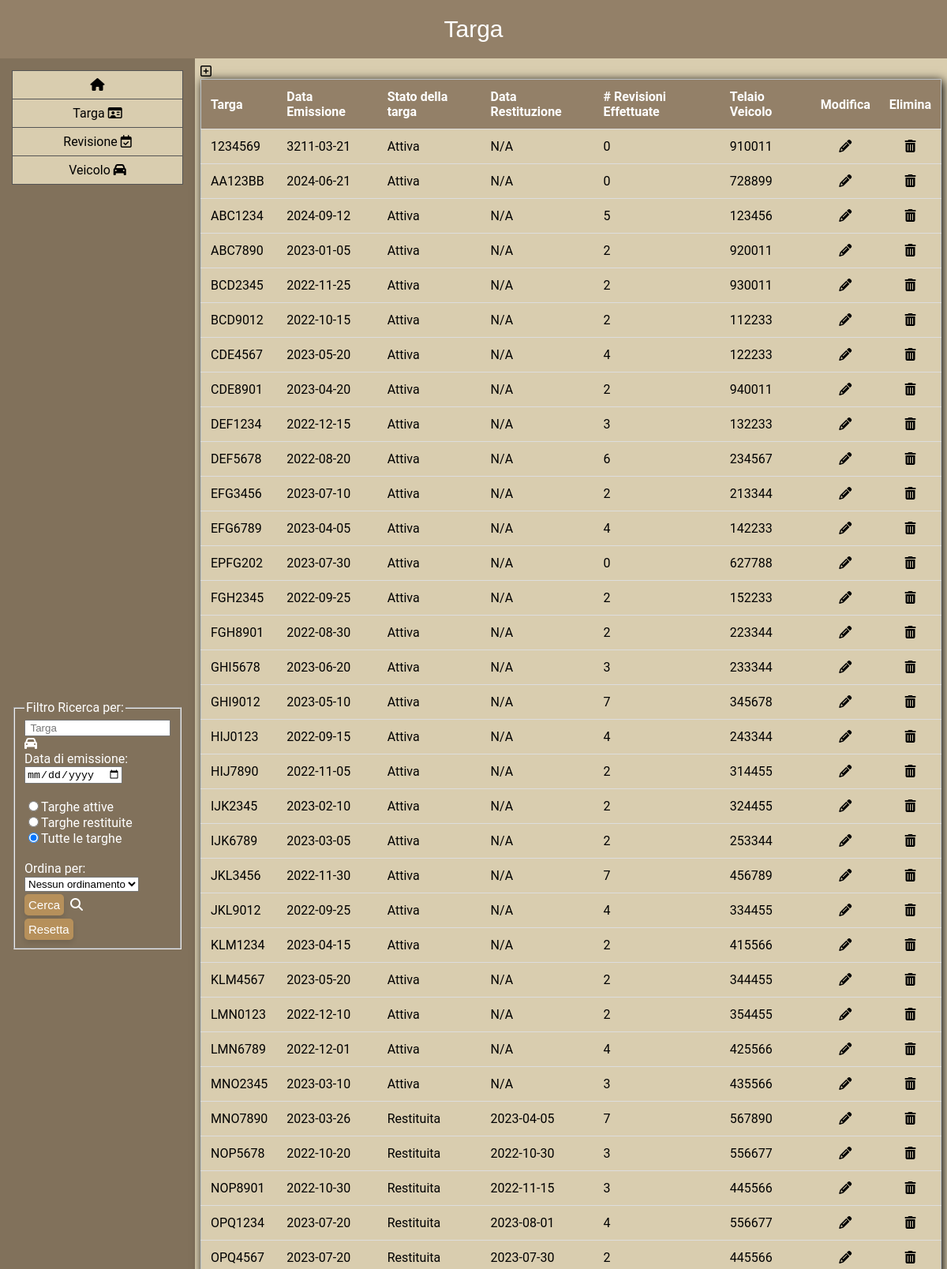
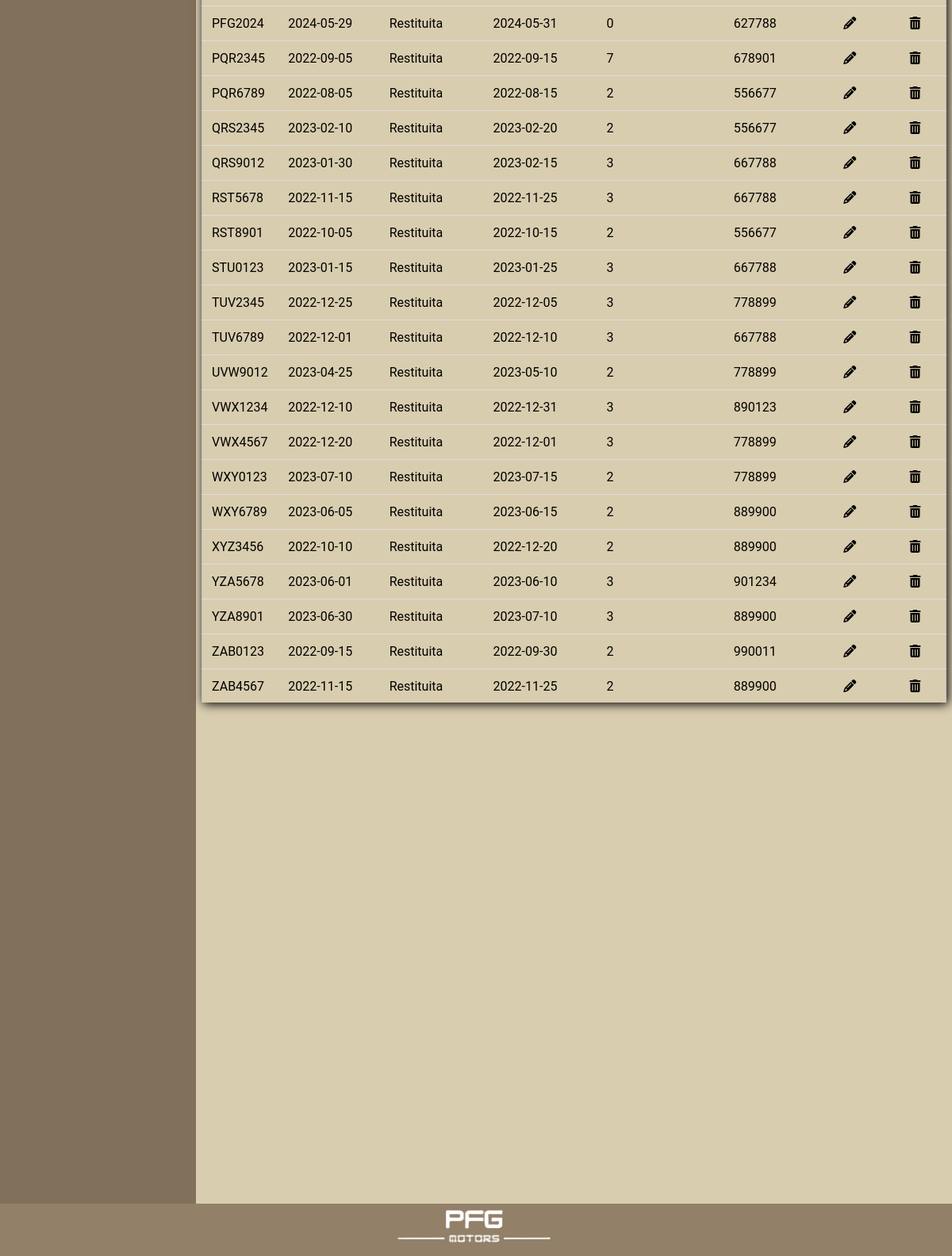
Page /targa/ on the committed database (2 pictures, top to bottom).
### main/views.py (the view)
# urls.py: path('targa/', views.targa, name='targa'),
def targa(request):
    if request.method == "POST":
        numTarga = request.POST.get("numerotarga", "")
        dataEM = request.POST.get("dataemtarga", "")
        radiocheck = request.POST.get("radiofiltrotarga", "")
        valoreordinamento = request.POST.get("scelta", "")
        errore = request.POST.get("error", "")
    else:
        numTarga = ""
        dataEM = ""
        radiocheck = ""
        valoreordinamento = ""
        errore = ""
    result = get_targa(numTarga, dataEM, radiocheck, valoreordinamento)
    return render(request, 'targa.html', {'result': result, 'error': errore})

### main/templates/Targa.html (shortened to what this page needs)
<!DOCTYPE html>
<html lang="it" dir="ltr">
<head>
    <link rel="stylesheet" href="../static/css/main_page.css">
    <link rel="stylesheet" href="https://cdnjs.cloudflare.com/ajax/libs/font-awesome/4.7.0/css/font-awesome.min.css">
</head>
<body>
    {% with numTarga="" dataEM="" radiocheck="" valoreordinamento="" count_revisioni=0 %}
    <header id="header">
        Targa
     </header>
    <div class="container-fluid" >
        <div class="row" >
            <div class="ricercasx col-sm-3 p-2">
                <div class="nav" style="flex: 1;">
                    {% include 'nav.html' %}
                </div>
                <div class="filtro">
                    <form name="form_ricerca" method="post">
                        <fieldset>
                            <legend>Filtro Ricerca per:</legend>
                            <input type="search" name="numerotarga" placeholder=" Targa" pattern="[A-Za-z0-9]+" title="Inserisci solo lettere e numeri" maxlength="7">
                            <i class="fa fa-automobile"></i><br>
                            Data di emissione:<br>
                            <input type="date" name="dataemtarga"><br><br>
                            <input type="radio" name="radiofiltrotarga" value="targheatt">Targhe attive<br>
                            <input type="radio" name="radiofiltrotarga" value="targherest">Targhe restituite <br>
                            <input type="radio" name="radiofiltrotarga" value="targhetutte" checked>Tutte le targhe <br><br>
                            <label for="scelta">Ordina per:</label>
                            <select id="ordinamento" name="scelta">
                                <option value="ordinamentoNullo" selected>Nessun ordinamento</option>
                            </select>
                            <br>
                            <input type="submit" name="bottonericerca" id="bottonericerca" value="Cerca">&nbsp&nbsp;<i class="fa fa-search"></i><br>
                            <input type="reset" name="bottonericerca" value="Resetta">
                        </fieldset>
                    </form>
                </div>
            </div>
            <div class="risultato col-sm-9 p-2" >
                <a href="/aggiungi"><i id="icona_aggiungi" class="fa fa-plus-square-o"></i></a>
                <div class="table-container">
                <table class="table">
                    <tr class="header">
                        <th>Targa</th>
                        <th>Data Emissione</th>
                        <th>Stato della targa</th>
                        <th>Data Restituzione</th>
                        <th># Revisioni Effettuate</th>
                        <th>Telaio Veicolo</th>
                        <th>Modifica</th>
                        <th>Elimina</th>
                    </tr>
                    {% for riga in result %}
                        <tr>
                            <td>{{ riga.0 }}</td>
                            <td>{{ riga.1 }}</td>
                            <td>{{ riga.5 }}</td>
                            <td>{{ riga.6 }}</td>
                            <td>{{ riga.2 }}</td>
                            {% if riga.5 == "Attiva" %}
                                <td>{{ riga.4 }}</td>
                            {% else %}
                                <td>{{ riga.3 }}</td>
                            {% endif %}
                            <td id="icona_modifica">
                                <a href="/modifica/?numTarga={{ riga.0 }}&dataEM={{ riga.1 }}&stato={{ riga.3 }}&telaioAtt={{ riga.4 }}&telaioRes={{ riga.5 }}&dataRes={{ riga.6 }}">
                                    <i class="fa fa-pencil"></i>
                                </a>
                            </td>
                            <td id="icona_elimina">
                                <a onclick="Mostra('{{ riga.0 }}')">
                                    <i class="fa fa-trash"></i>
                                </a>
                            </td>
                        </tr>
                    {% endfor %}
                    </div>
            </div>
        </div>
    </div>
    {% include 'Footer.html' %}
    {% endwith %}
</body>
</html>

### main/templates/Nav.html
  <nav class="navbar nav navbar-expand-lg">
      <div class="collapse navbar-collapse" id="navbarNav">
        <ul class="navbar-nav flex-column">
          <li class="nav-item">
            <a class="nav-link" href="/"><i class="fa fa-home"></i></a>
          </li>
          <li class="nav-item">
            <a class="nav-link" href="/targa">Targa <i class="fa fa-drivers-license-o"></i></a>
          </li>
          <li class="nav-item">
            <a class="nav-link" href="/revisione">Revisione <i class="fa fa-calendar-check-o"></i></a>
          </li>
          <li class="nav-item">
            <a class="nav-link" href="/veicolo">Veicolo <i class="fa fa-car"></i></a>
          </li>
        </ul>
      </div>
  </nav>

### main/templates/Footer.html
<html>
    <body>
        <footer id="footer">
            <div  id="footerImage" >
                <img src="../static/images/LogoWhiteAlt.png" alt="LogoFooter non caricato">
            </div>
        </footer>
    </body>
</html>

### main/static/css/main_page.css (style rules this page uses)
* { box-sizing: border-box; }
html, body { overflow: hidden; }
ul { list-style-type: none; margin: 0; padding: 0; width: 100%; max-width: 300px; background-color: #D9CDAF; border: 1px solid #555; }
li a { display: block; color: #000; padding: 8px 16px; text-decoration: none; }
li { text-align: center; border-bottom: 1px solid #555; }
li:last-child { border-bottom: none; }
.nav { flex: 1 1 23vh; height: 25vh; }
.row { display: flex; flex:1; margin:0; padding:0; }
.container-fluid { display: flex; flex-direction: column; height:100vh; padding:0; margin:0; }
input[type=submit] { background-color: #b6905b; color: rgb(255, 255, 255); margin-top: 3px; padding: 5px 5px; font-size: 15px; border: none; border-radius: 5px; cursor: pointer; box-shadow: 0 4px 6px rgba(0, 0, 0, 0.1); transition: background-color 0.3s ease; }
input[type=reset] { background-color: #b6905b; margin-top: 4px; color: rgb(255, 255, 255); padding: 5px 5px; font-size: 15px; border: none; border-radius: 5px; cursor: pointer; box-shadow: 0 4px 6px rgba(0, 0, 0, 0.1); transition: background-color 0.3s ease; }
.filtro { flex: 1 1 30vh; color: white; height: 40vh; margin: auto; }
body { font-family: 'Roboto', sans-serif; margin: 0; padding: 0; background-color: #938068; min-height: 100vh; display: flex; flex-direction: column; }
header { font-family: 'Trebuchet MS', sans-serif; background-color: #938068; padding: 20px; text-align: center; font-size: 30px; color: white; }
footer { background-color: #938068; padding: 5px; padding-bottom: 10px; position: fixed; bottom: 0; width: 100%; text-align: center; color: white; }
#footerImage { margin-left: auto; margin-right: auto; max-width: 200px; height: auto; object-fit: cover; position: relative; }
a { text-decoration: none; color: black; }
.ricercasx { background-color: #81715b; padding: 15px; flex: 1 1 25vw; }
#icona_aggiungi { text-align: center; }
#icona_modifica { text-align: center; position: relative; }
#icona_elimina { text-align: center; position: relative; }
.risultato { width: 100%; background-color: #D9CDAF; height: 100%; padding: 7px; }
.table-container { flex: 1; overflow-y: auto; max-height: 75vh; overflow-x: hidden; box-shadow: 2px 2px 12px; }
img { width: 100%; height: auto; }
table { border-collapse: collapse; width: 100%; border: 1px solid #bdc3c7; box-shadow: 2px 2px 12px; }
tr { transition: all .2s ease-in; }
th, td { padding: 12px; text-align: left; border-bottom: 1px solid #dddddd; }
.header { background-color: #938068; color: #fff; }

### rows in the picture
TARGA_RESTITUITA: targa "MNO7890", riga "2023-03-26", riga "Restituita", dataRes "2023-04-05", riga "7", veicolo "567890"
TARGA_RESTITUITA: targa "NOP5678", riga "2022-10-20", riga "Restituita", dataRes "2022-10-30", riga "3", veicolo "556677"
TARGA_RESTITUITA: targa "NOP8901", riga "2022-10-30", riga "Restituita", dataRes "2022-11-15", riga "3", veicolo "445566"
TARGA_RESTITUITA: targa "OPQ1234", riga "2023-07-20", riga "Restituita", dataRes "2023-08-01", riga "4", veicolo "556677"
TARGA_RESTITUITA: targa "OPQ4567", riga "2023-07-20", riga "Restituita", dataRes "2023-07-30", riga "2", veicolo "445566"
TARGA_RESTITUITA: targa "PFG2024", riga "2024-05-29", riga "Restituita", dataRes "2024-05-31", riga "0", veicolo "627788"
TARGA_RESTITUITA: targa "PQR2345", riga "2022-09-05", riga "Restituita", dataRes "2022-09-15", riga "7", veicolo "678901"
TARGA_RESTITUITA: targa "PQR6789", riga "2022-08-05", riga "Restituita", dataRes "2022-08-15", riga "2", veicolo "556677"
TARGA_RESTITUITA: targa "QRS2345", riga "2023-02-10", riga "Restituita", dataRes "2023-02-20", riga "2", veicolo "556677"
TARGA_RESTITUITA: targa "QRS9012", riga "2023-01-30", riga "Restituita", dataRes "2023-02-15", riga "3", veicolo "667788"
TARGA_RESTITUITA: targa "RST5678", riga "2022-11-15", riga "Restituita", dataRes "2022-11-25", riga "3", veicolo "667788"
TARGA_RESTITUITA: targa "RST8901", riga "2022-10-05", riga "Restituita", dataRes "2022-10-15", riga "2", veicolo "556677"
TARGA_RESTITUITA: targa "STU0123", riga "2023-01-15", riga "Restituita", dataRes "2023-01-25", riga "3", veicolo "667788"
TARGA_RESTITUITA: targa "TUV2345", riga "2022-12-25", riga "Restituita", dataRes "2022-12-05", riga "3", veicolo "778899"
TARGA_RESTITUITA: targa "TUV6789", riga "2022-12-01", riga "Restituita", dataRes "2022-12-10", riga "3", veicolo "667788"
TARGA_RESTITUITA: targa "UVW9012", riga "2023-04-25", riga "Restituita", dataRes "2023-05-10", riga "2", veicolo "778899"
TARGA_RESTITUITA: targa "VWX1234", riga "2022-12-10", riga "Restituita", dataRes "2022-12-31", riga "3", veicolo "890123"
TARGA_RESTITUITA: targa "VWX4567", riga "2022-12-20", riga "Restituita", dataRes "2022-12-01", riga "3", veicolo "778899"
TARGA_RESTITUITA: targa "WXY0123", riga "2023-07-10", riga "Restituita", dataRes "2023-07-15", riga "2", veicolo "778899"
TARGA_RESTITUITA: targa "WXY6789", riga "2023-06-05", riga "Restituita", dataRes "2023-06-15", riga "2", veicolo "889900"
TARGA_RESTITUITA: targa "XYZ3456", riga "2022-10-10", riga "Restituita", dataRes "2022-12-20", riga "2", veicolo "889900"
TARGA_RESTITUITA: targa "YZA5678", riga "2023-06-01", riga "Restituita", dataRes "2023-06-10", riga "3", veicolo "901234"
TARGA_RESTITUITA: targa "YZA8901", riga "2023-06-30", riga "Restituita", dataRes "2023-07-10", riga "3", veicolo "889900"
TARGA_RESTITUITA: targa "ZAB0123", riga "2022-09-15", riga "Restituita", dataRes "2022-09-30", riga "2", veicolo "990011"
TARGA_RESTITUITA: targa "ZAB4567", riga "2022-11-15", riga "Restituita", dataRes "2022-11-25", riga "2", veicolo "889900"

### other values in the picture
{{ riga.0 }} "1234569" "AA123BB" "ABC1234" "ABC7890" "BCD2345" "BCD9012" "CDE4567" "CDE8901" "DEF1234" "DEF5678" "EFG3456" "EFG6789" "EPFG202" "FGH2345" "FGH8901" "GHI5678" "GHI9012" "HIJ0123" "HIJ7890" "IJK2345" "IJK6789" "JKL3456" "JKL9012" "KLM1234" "KLM4567" "LMN0123" "LMN6789" "MNO2345"
{{ riga.1 }} "3211-03-21" "2024-06-21" "2024-09-12" "2023-01-05" "2022-11-25" "2022-10-15" "2023-05-20" "2023-04-20" "2022-12-15" "2022-08-20" "2023-07-10" "2023-04-05" "2023-07-30" "2022-09-25" "2022-08-30" "2023-06-20" "2023-05-10" "2022-09-15" "2022-11-05" "2023-02-10" "2023-03-05" "2022-11-30" "2022-09-25" "2023-04-15" "2023-05-20" "2022-12-10" "2022-12-01" "2023-03-10"
{{ riga.5 }} "Attiva" "Attiva" "Attiva" "Attiva" "Attiva" "Attiva" "Attiva" "Attiva" "Attiva" "Attiva" "Attiva" "Attiva" "Attiva" "Attiva" "Attiva" "Attiva" "Attiva" "Attiva" "Attiva" "Attiva" "Attiva" "Attiva" "Attiva" "Attiva" "Attiva" "Attiva" "Attiva" "Attiva"
{{ riga.6 }} "N/A" "N/A" "N/A" "N/A" "N/A" "N/A" "N/A" "N/A" "N/A" "N/A" "N/A" "N/A" "N/A" "N/A" "N/A" "N/A" "N/A" "N/A" "N/A" "N/A" "N/A" "N/A" "N/A" "N/A" "N/A" "N/A" "N/A" "N/A"
{{ riga.2 }} "0" "0" "5" "2" "2" "2" "4" "2" "3" "6" "2" "4" "0" "2" "2" "3" "7" "4" "2" "2" "2" "7" "4" "2" "2" "2" "4" "3"
{{ riga.4 }} "910011" "728899" "123456" "920011" "930011" "112233" "122233" "940011" "132233" "234567" "213344" "142233" "627788" "152233" "223344" "233344" "345678" "243344" "314455" "324455" "253344" "456789" "334455" "415566" "344455" "354455" "425566" "435566"
